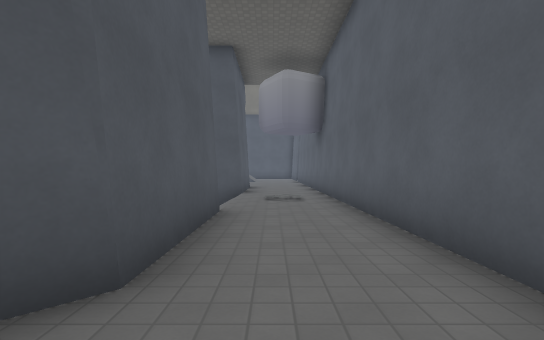
View 1 (above)

15 first-person views from a walk through a level from a Godot 3-D game. The camera is 1.3 m above the floor, looks level and sees 85° across. The floor is counted in squares, 1.8 m on a side. Each view is taken from the middle of a square. On the plan, view 1 faces up. The plan holds only what a view shows up to about 10 squares ahead; the rest is blank. The place goes on beyond the plan. Some surface patterns are stand-ins.

View 2
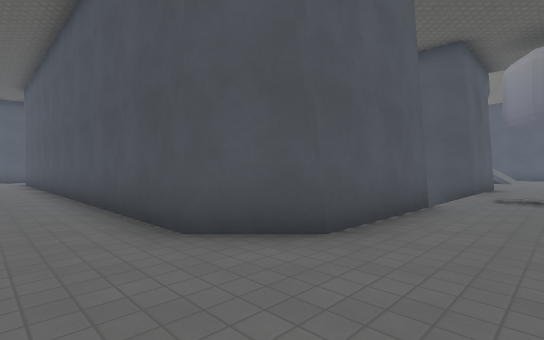

View 3
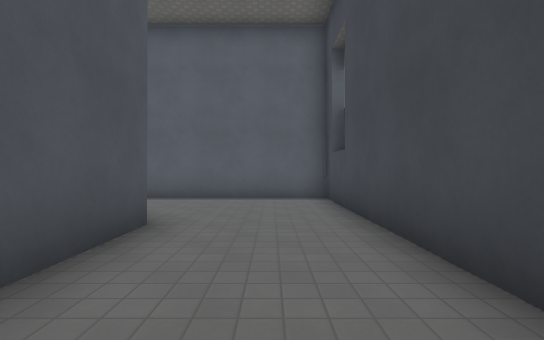

View 4
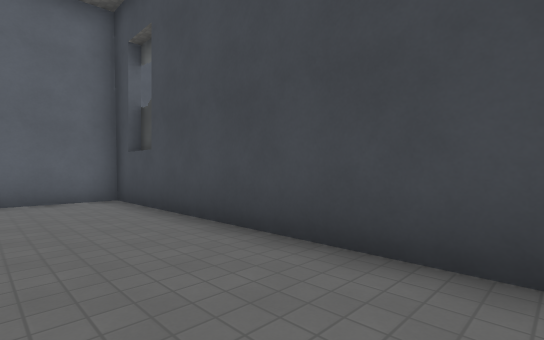

View 5
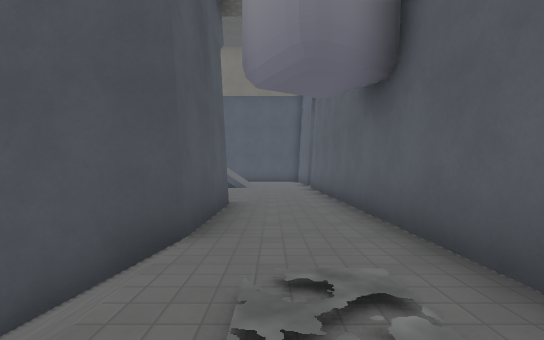

View 6
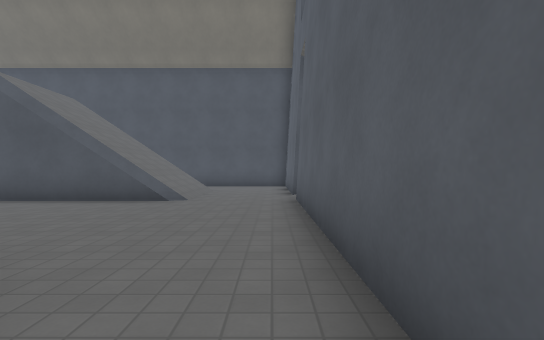

View 7
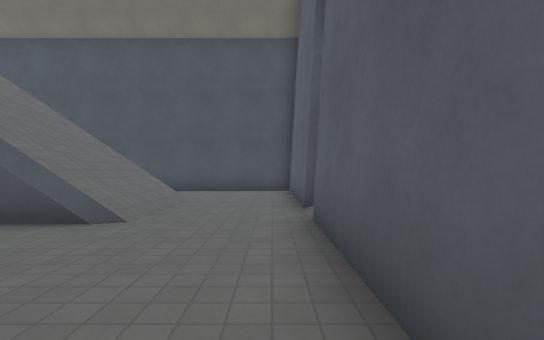

View 8
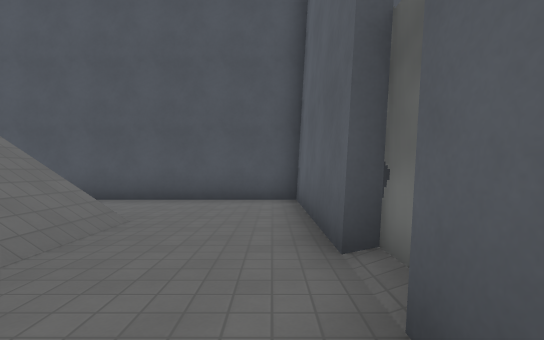

View 9
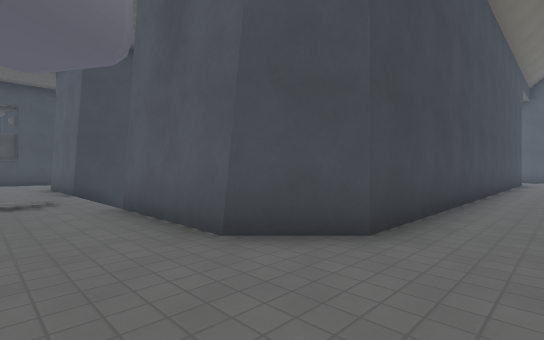

View 10
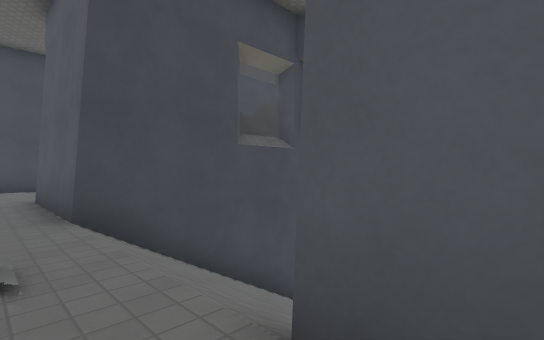

View 11
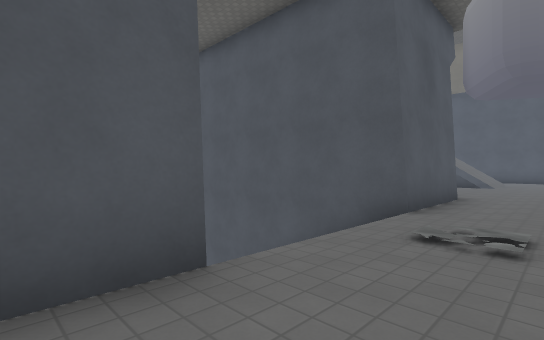

View 12
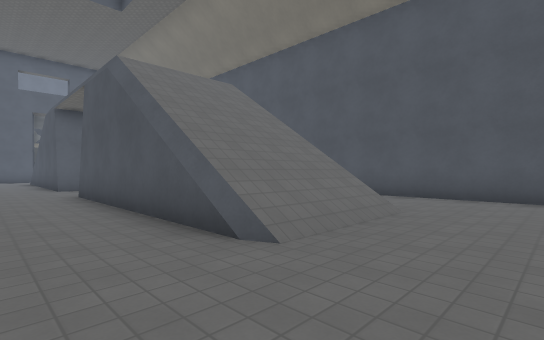

View 13
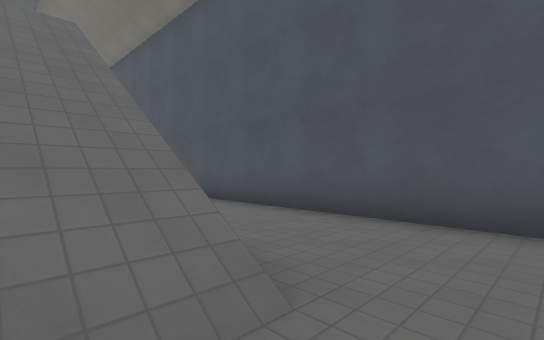

View 14
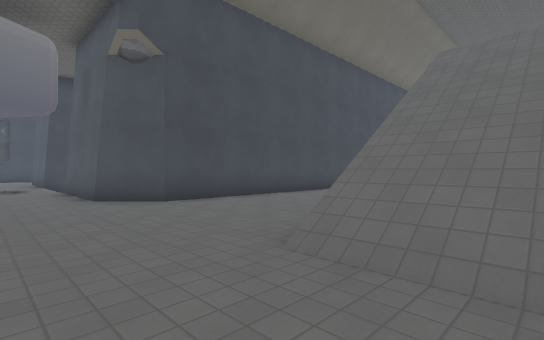

View 15
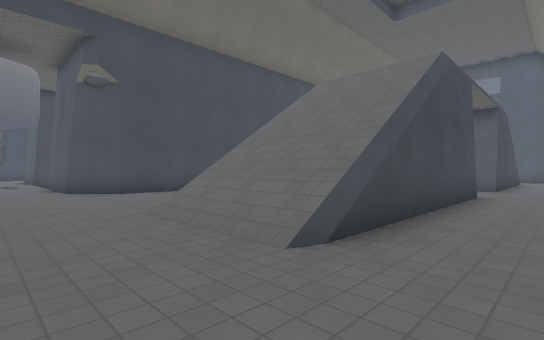

### Floor plan
Key: @ floor where view 1 was taken; # wall or solid block; . main floor; : floor 5.25 m higher than the main floor; + floor 5.5 m higher than the main floor; / step, stairs or slope.
Columns run from 6 left of view 1 to 2 right of it. Each row starts with its distance up from view 1.
 24 #########
 23 ........#
 22 ........#
 21 //////..#
 20 +/////..#
 19 +/////..#
 18 ://///..#
 17 ........#
 16 ........#
 15 ........#
 14 ........#
 13 #####...#
 12     ##..#
 11      #..#
 10      #..#
  9 ######..#
  8    /////#
  7   ///////
  6  /////../
  5 ######../
  4      #..#
  3      #..#
  2     ##..#
  1 #####...#
  0 ......@.#
 -1 ........#
 -2 ........#
 -3 #########

Positions as (right, up) in squares from view 1, and headings:
1: (0, 0), facing up
2: (1, -1), facing up-left
3: (-6, -1), facing right
4: (-6, 0), facing down-right
5: (0, 6), facing up
6: (1, 11), facing up
7: (1, 14), facing up
8: (1, 17), facing up
9: (1, 15), facing down-left
10: (0, 10), facing down-left
11: (1, 4), facing up-left
12: (1, 16), facing up-left
13: (0, 20), facing up-left
14: (1, 20), facing down-left
15: (1, 23), facing down-left
